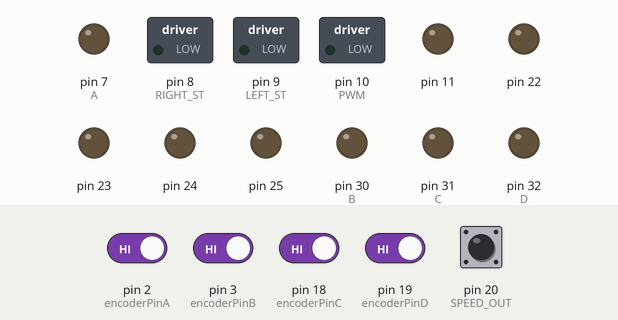
Simulated run of this sketch. Board: Arduino Mega 2560, built with avr-gcc and run on an emulated ATmega2560. Parts: switched loads named in the sketch (green lamp = pin HIGH), output pins drawn as LEDs (lit = HIGH). The inputs (shaded band) are chosen by the test bench; at power-on: pin 2 (encoderPinA), pin 3 (encoderPinB), pin 18 (encoderPinC), pin 19 (encoderPinD), pin 20 (SPEED_OUT) HIGH.

Above: at 0.1 s.
At 5.05 s:
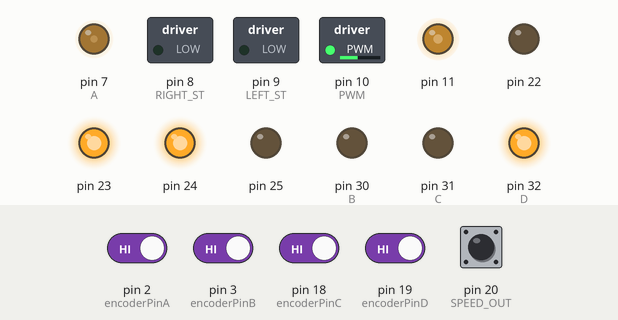
At 5.75 s:
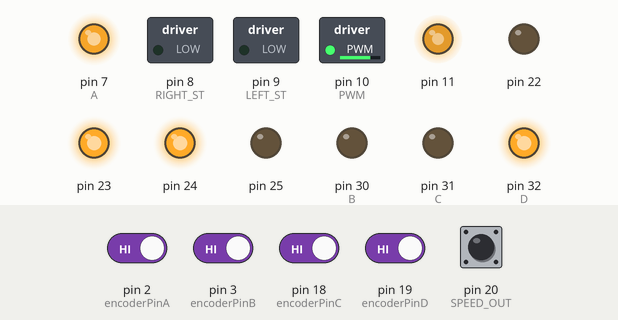
At 6.4 s:
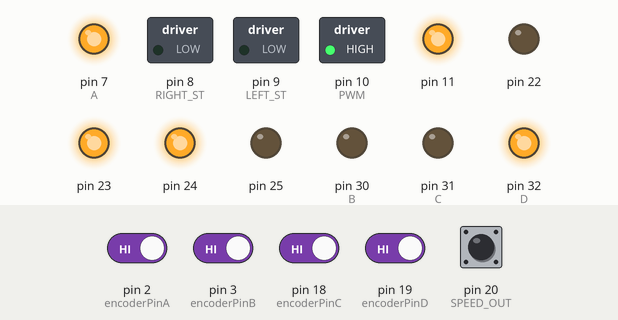
Timing chart, 0 to 7.9 s (numbered marks = the images above):
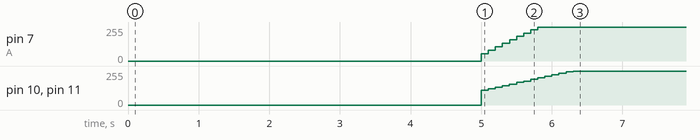

Measured:
- by itself, pin 7 (A): moves from 56/255 to 255/255 over 0.70 s
- by itself, pin 10 (PWM), pin 11: moves from 111/255 to 255/255 over 1.2 s

The sketch:

FORWARD_STOP.ino
```cpp
#define A  7
#define B  30

#define C  31
#define D  32

#define SPEED_OUT 20

double angle_BLDC = 0;
double temp_angle_BLDC = 0;
double angular_velocity_BLDC = 0;

double input_v_BLDC = 15;
double error_BLDC;
double Ke_BLDC = 0.0688;
double Kp_BLDC = 0.20824;
double Ki_BLDC = 1.7062;

double PControl_BLDC;
double IControl_BLDC=0;
double PIControl_BLDC;
double PIControl_prev_BLDC = 0;
int pwm_in_BLDC, pwm_in_prev_BLDC;

const int encoderPinA = 2;
const int encoderPinB = 3;

const int encoderPinC = 18;
const int encoderPinD = 19;

double angle_L = 0;
double temp_angle_L = 0;
double angular_velocity_L = 0;

double angle_R = 0;
double temp_angle_R = 0;
double angular_velocity_R = 0;

double frequency=0;
double t=0;

double input_v_L = 120;
double error_L;

double input_v_R = 120;
double error_R;

double Ke_DC = 0.0382;
double Kp_DC = 0.083206;
double Ki_DC = 0.096457;

double PControl_L=0;
double IControl_L=0;
double PIControl_L=0;
int pwm_in_L=0;

double PControl_R=0;
double IControl_R=0;
double PIControl_R=0;
int pwm_in_R=0;

void setup()
{
  delay(5000);
  pinMode(encoderPinA, INPUT_PULLUP);
  attachInterrupt(0, doEncoderA, CHANGE);

  pinMode(encoderPinB, INPUT_PULLUP);
  attachInterrupt(1, doEncoderB, CHANGE);

  pinMode(encoderPinC, INPUT_PULLUP);
  attachInterrupt(5, doEncoderC, CHANGE);

  pinMode(encoderPinD, INPUT_PULLUP);
  attachInterrupt(4, doEncoderD, CHANGE);

  Serial.begin(9600);
  TCCR3A = (0<<WGM31) | (0<<WGM30); // CTC Mode
  TCCR3B = (1<<WGM33) |(1<<WGM32) | (1<<CS32) | (0<<CS31) | (1<<CS30) ; //1024분주  16,000,000/1,024 = 15,625

  ICR3 = 15625/10; //주파수 정하기 (15625/10일 때 10Hz)

  frequency = 15625/ICR3;
  t = 1/frequency; //제어주기

  TIMSK3 |= (1<<OCIE3A); // Compare 인터럽트 사용.
  sei();

  TCNT3 = 0; // 카운터 초기화

  pinMode(11, OUTPUT);
  pinMode(10, OUTPUT); //PWM

  pinMode(9, OUTPUT); //LEFT ST
  pinMode(8, OUTPUT); //RIGHT ST

  pinMode(22, OUTPUT);
  pinMode(23, OUTPUT); //LEFT_MOTOR 시계 반시계

  pinMode(24, OUTPUT);
  pinMode(25, OUTPUT); //RIGHT_MOTOR 시계 반시계

  digitalWrite(9, LOW); //LOW : ST, HIGH : SP
  digitalWrite(8, LOW); //LOW : ST, HIGH : SP

  digitalWrite(22, LOW); //22 HIGH, 23 LOW : 시계방향
  digitalWrite(23, HIGH); //22 LOW, 23 HIGH : 반시계방향

  digitalWrite(24, HIGH); //24 HIGH, 25 LOW : 시계방향
  digitalWrite(25, LOW); //24 LOW, 25 HIGH : 반시계방향

//BLDC MOTOR 초기 설정
  pinMode(A, OUTPUT);
  pinMode(B, OUTPUT);
  pinMode(C, OUTPUT);
  pinMode(D, OUTPUT);
  pinMode(SPEED_OUT, INPUT_PULLUP);
  attachInterrupt(3, encoder_interrupt, FALLING);
  // initialize
  digitalWrite(B, LOW);
  digitalWrite(C, LOW);
  digitalWrite(D, HIGH);

}

void loop()
{
}

ISR (TIMER3_COMPA_vect)  // Compare 인터럽트
{
//  Serial.println(angle_R);
  if(angle_R > 360 && angle_R < (360+1312))
  {
     input_v_L = 0;
//     input_v_R = 0;
     digitalWrite(9, HIGH); //LOW : ST, HIGH : SP
//     digitalWrite(8, HIGH); //LOW : ST, HIGH : SP
  } //2바퀴 이후 정지

  if(angle_R > (360+1312) && angle_R < (360+1312+360))
  {
    digitalWrite(9, LOW);
    input_v_L = 120;
  }


  if(angle_R > (360+1312+360) )
  {
     digitalWrite(9, HIGH); //LOW : ST, HIGH : SP
     digitalWrite(8, HIGH); //LOW : ST, HIGH : SP

  }

  //DC모터 Left 제어
 angular_velocity_L = (angle_L-temp_angle_L)/t;  //각속도 = 각속도변화/제어주기

  if(angular_velocity_L < 0)
    angular_velocity_L = -angular_velocity_L; //역방향 회전시 절댓값 변화

   temp_angle_L = angle_L; //이전 각도 저장

   error_L=input_v_L-angular_velocity_L; //PID 에러값

   PControl_L=Kp_DC*error_L;

   if(IControl_L < 100)
     IControl_L+=Ki_DC*error_L*t; //와인드업 방지

   PIControl_L = PControl_L + IControl_L;

   pwm_in_L = 255/24 * PIControl_L; //PI값을 PWM으로 변환

   if(pwm_in_L < 0)
   {
     pwm_in_L = 0;
   } //PWM 하한선
   else if(pwm_in_L > 255)
   {
     pwm_in_L = 255;
   } //PWM 상한선

   analogWrite(11, pwm_in_L); //PWM출력


    //DC모터 Right 제어
   angular_velocity_R = (angle_R-temp_angle_R)/t; //각속도 = 각속도변화/제어주기

   if(angular_velocity_R < 0)
     angular_velocity_R = -angular_velocity_R; //역방향 회전시 절댓값 변화

   temp_angle_R = angle_R; //이전 각도 저장

   error_R=input_v_R-angular_velocity_R; //PID 에러값

   PControl_R=Kp_DC*error_R;

   if(IControl_R < 100)
     IControl_R+=Ki_DC*error_R*t; //와인드업 방지

   PIControl_R = PControl_R + IControl_R;

   pwm_in_R = 255/24 * PIControl_R; //PI값을 PWM으로 변환

   if(pwm_in_R < 0)
   {
     pwm_in_R = 0;
   } //PWM 하한선
   else if(pwm_in_R > 255)
   {
     pwm_in_R = 255;
  } //PWM 상한선

  analogWrite(10, pwm_in_R);

  //BLDC모터 제어

  angular_velocity_BLDC = (angle_BLDC-temp_angle_BLDC)/t;

  temp_angle_BLDC = angle_BLDC;


  error_BLDC=input_v_BLDC-angular_velocity_BLDC;
  PControl_BLDC=Kp_BLDC*error_BLDC;

  if(IControl_BLDC < 100)
    IControl_BLDC+=Ki_BLDC*error_BLDC*t;


  PIControl_BLDC = PControl_BLDC + IControl_BLDC;

  pwm_in_BLDC = 255/24 * PIControl_BLDC;

  if(pwm_in_BLDC < 0)
  {
    pwm_in_BLDC = 0;
  }
  else if(pwm_in_BLDC > 255)
  {
    pwm_in_BLDC = 255;
  }


  analogWrite(A, pwm_in_BLDC);
//  Serial.println(angular_velocity_BLDC);

}


void doEncoderA(){

  angle_L += (digitalRead(encoderPinA)==digitalRead(encoderPinB))?0.0577:-0.0577; // 360/52/120 = 0.0577 (52 : 1회전시 52펄스, 120 : 감속비)

}

void doEncoderB(){

  angle_L += (digitalRead(encoderPinA)==digitalRead(encoderPinB))?-0.0577:0.0577; // 360/52/120 = 0.0577 (52 : 1회전시 52펄스, 120 : 감속비)

}

void doEncoderC(){

  angle_R += (digitalRead(encoderPinC)==digitalRead(encoderPinD))?-0.0577:0.0577; // 360/52/120 = 0.0577 (52 : 1회전시 52펄스, 120 : 감속비)

}

void doEncoderD(){

  angle_R += (digitalRead(encoderPinC)==digitalRead(encoderPinD))?0.0577:-0.0577; // 360/52/120 = 0.0577 (52 : 1회전시 52펄스, 120 : 감속비)

}


void encoder_interrupt()
{

  angle_BLDC += 0.12;

}
```
